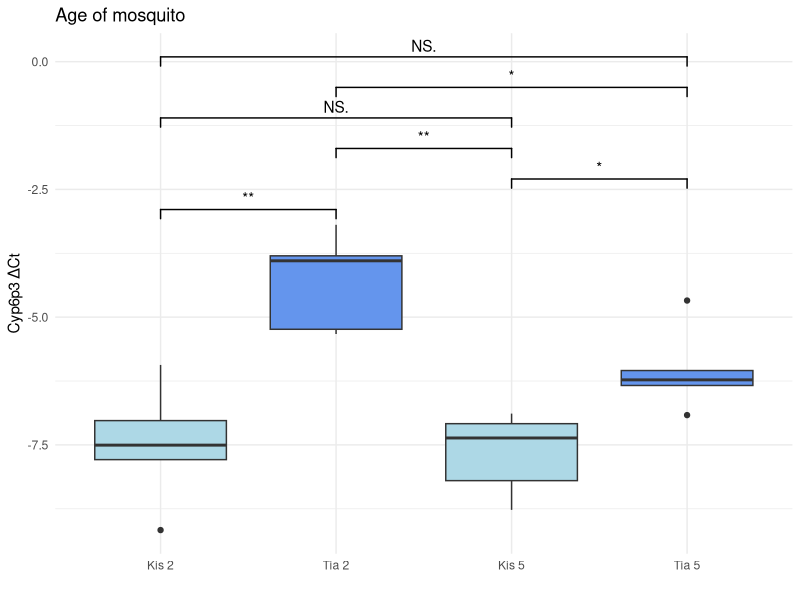
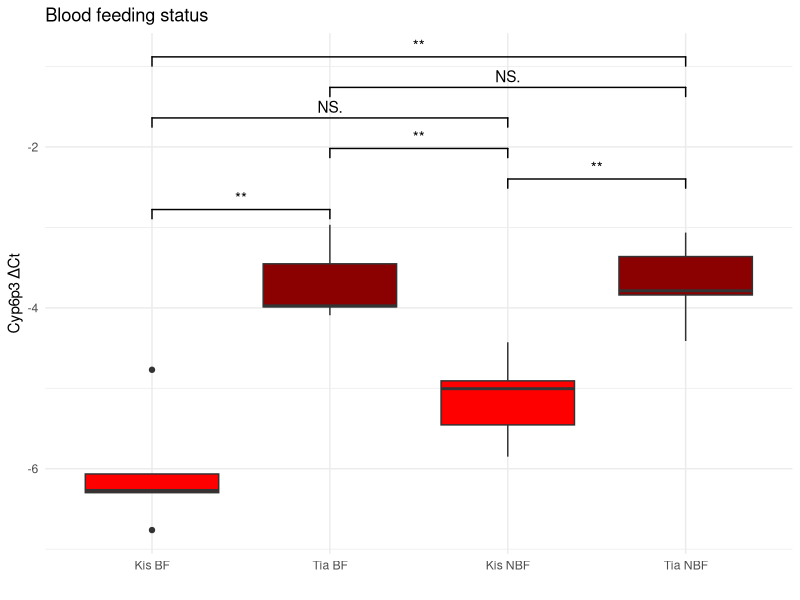
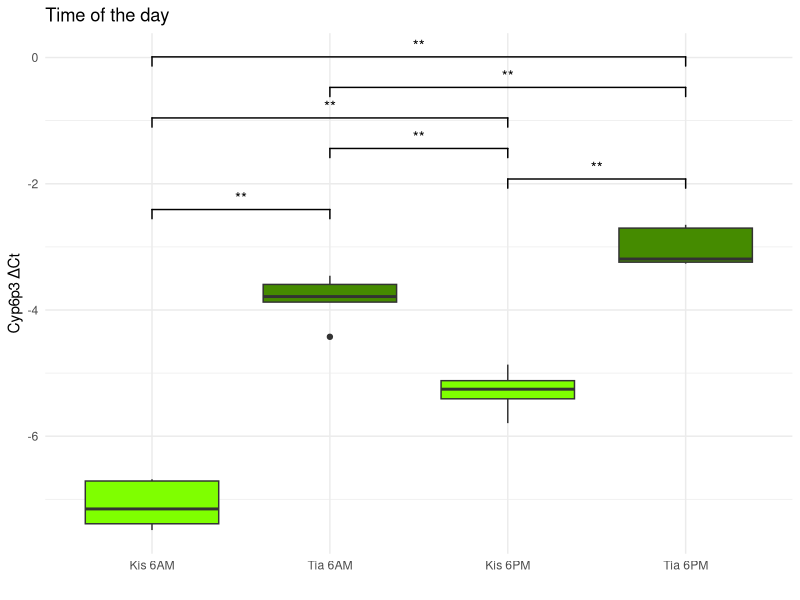
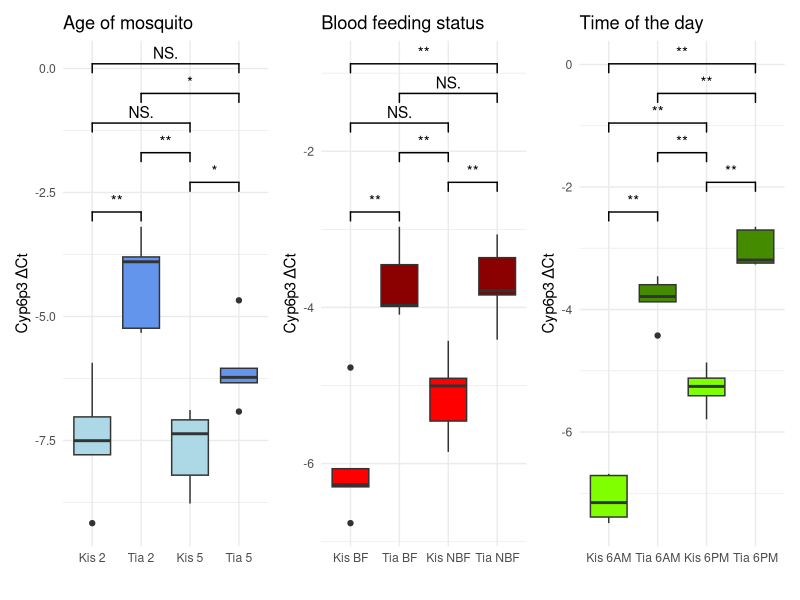
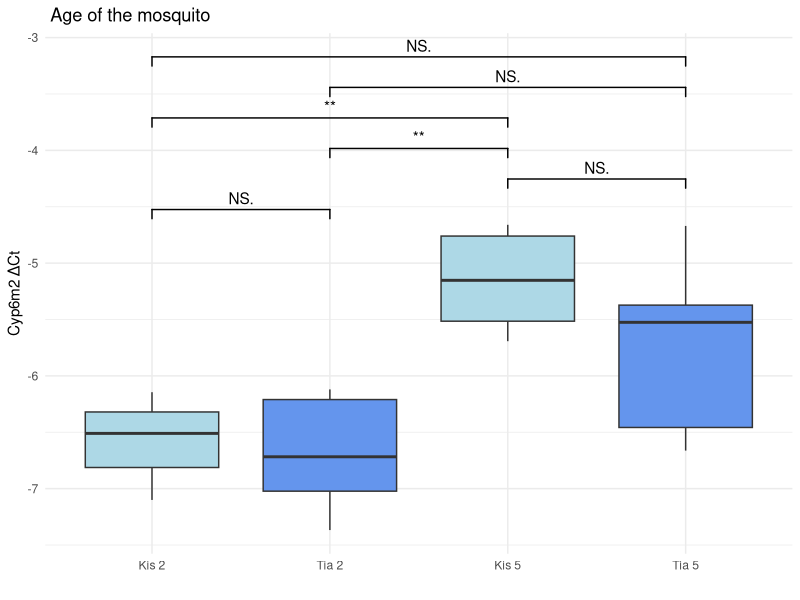
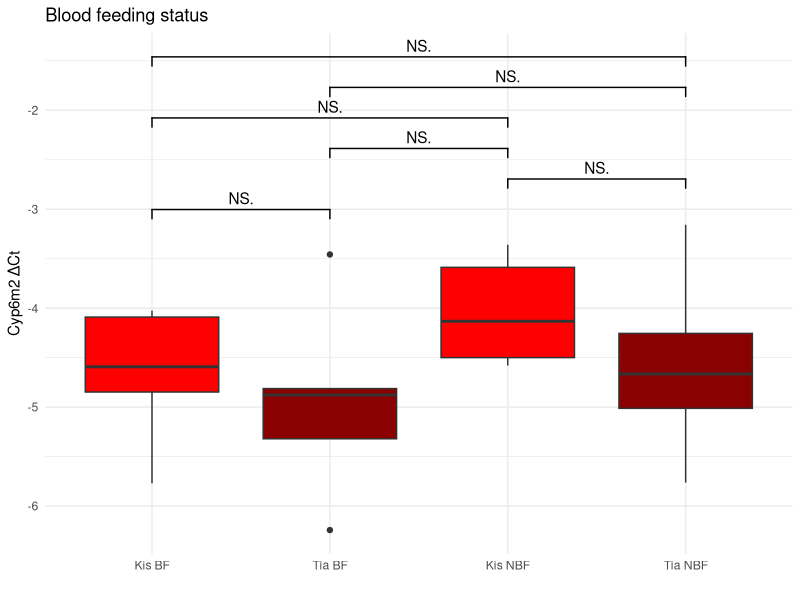
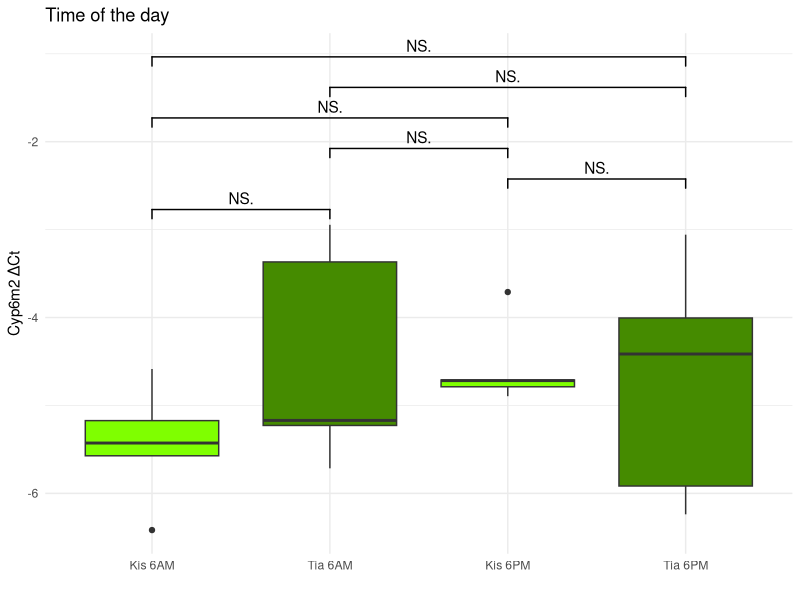
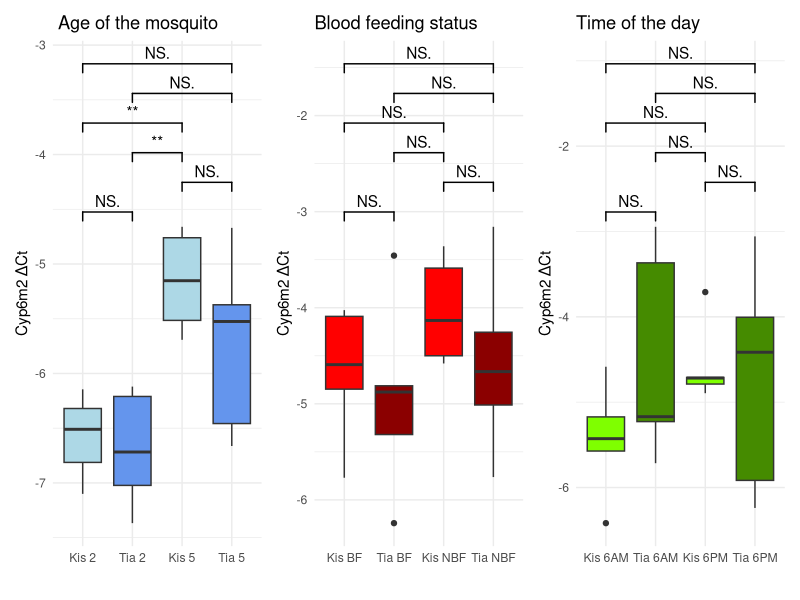

The R source for these figures, in order:

# Gene_expression_analysis_box plots for Cyp6p3, Cyp6m2 and Cyp6aa1
# 28/07/2024
# box plots



#pacman::p_load(rio,here,tidyverse,patchwork)


#load packages
library(readxl)
library(ggplot2)
library(ggsignif)
library(patchwork)

#working directory
setwd("C:/Users/justi/OneDrive/Desktop/Re_ Research project results")

library(readxl)
age_mosq <- read_excel("gene_expression_data.xlsx",
                       sheet = "Age of the mosquito condition")
View(gene_expression_data)

age_mosq<- read_excel("gene_expression_data.xlsx",
                      sheet = "Age of the mosquito condition")


blood_feeding <- read_excel("gene_expression_data.xlsx",
                            sheet = "Blood feeding status condition")

time_conditon <- read_excel("gene_expression_data.xlsx",
                            sheet = "Time of the day condition")


# create box plot for Cyp6p3--------------------------------------------------


age_mosq$Sample_Time <- paste(age_mosq$`Sample Name`, age_mosq$`Time of the day`, sep = " ")
# Ensure the order of levels for Sample_Time is set as desired
age_mosq$Sample_Time <- factor(age_mosq$Sample_Time, levels = c("Kisumu 2 Days", "Tiassale 2 Days", "Kisumu 5 Days", "Tiassale 5 Days"),
                               labels = c("Kis 2", "Tia 2", "Kis 5", "Tia 5"))


# Plot for age_mosq dataset with multiple comparisons
age_cyp6p3 <- ggplot(data = age_mosq,
                     aes(x = Sample_Time, y = Cyp6p3, fill = Sample_Time)) + # Added fill aesthetic
  geom_boxplot() +
  labs(x = "", y = 'Cyp6p3 ΔCt', title = "Age of mosquito") +
  geom_signif(comparisons = list(
    c("Kis 2", "Tia 2"),
    c("Kis 5", "Tia 5"),
    c("Tia 2", "Kis 5"),
    c("Kis 2", "Kis 5"),
    c("Tia 2", "Tia 5"),
    c("Kis 2", "Tia 5")),
    map_signif_level = TRUE, step_increase = 0.1) +  scale_fill_manual(values = c("Kis 2" = "lightblue", "Kis 5" = "lightblue",
                                                                                  "Tia 2" = "cornflowerblue", "Tia 5" = "cornflowerblue")) +
  theme_minimal() + theme(legend.position = "none")

ggsave(filename = "age_cyp6p3.png", plot = age_cyp6p3, device = "png", dpi = 300, width = 10, height = 7)

# Print the plot
print(age_cyp6p3)



#blood feeding status v gene expression


blood_feeding$Sample_Blood <- paste(blood_feeding$`Sample Name`, blood_feeding$`Blood-feeding status`, sep = " ")
# Ensure the order of levels for Sample_Blood is set as desired
blood_feeding$Sample_Blood <- factor(blood_feeding$Sample_Blood, levels = c("Kisumu Blood-fed", "Tiassale Blood-fed", "Kisumu Non-blood-fed", "Tiassale Non-blood-fed"),
                                     labels = c("Kis BF", "Tia BF", "Kis NBF", "Tia NBF"))

# Plot for blood_feeding dataset with multiple comparisons
blood_cyp6p3 <- ggplot(data = blood_feeding,
                       aes(x = Sample_Blood, y = Cyp6p3, fill = Sample_Blood)) + # Added fill aesthetic
  geom_boxplot() +
  labs(x = "", y = 'Cyp6p3 ΔCt', title = "Blood feeding status") +
  geom_signif(comparisons = list(
    c("Kis BF", "Tia BF"),
    c("Kis NBF", "Tia NBF"),
    c("Tia BF", "Kis NBF"),
    c("Kis BF", "Kis NBF"),
    c("Tia BF", "Tia NBF"),
    c("Kis BF", "Tia NBF")),
    map_signif_level = TRUE, step_increase = 0.1) +  scale_fill_manual(values = c("Kis BF" = "red", "Kis NBF" = "red",
                                                                                  "Tia BF" = "darkred", "Tia NBF" = "darkred")) +
  theme_minimal() + theme(legend.position = "none")

# Print the plot
print(blood_cyp6p3)


time_conditon$Sample_Time <- paste(time_conditon$`Sample Name`, time_conditon$`Time of the day`, sep = " ")
# Ensure the order of levels for Sample_Time is set as desired
time_conditon$Sample_Time <- factor(time_conditon$Sample_Time, levels = c("Kisumu 6AM", "Tiassale 6AM", "Kisumu 6PM", "Tiassale 6PM"),
                                    labels = c("Kis 6AM", "Tia 6AM", "Kis 6PM", "Tia 6PM"))


# Plot for time_conditon dataset with multiple comparisons
time_cyp6p3 <- ggplot(data = time_conditon,
                      aes(x = Sample_Time, y = Cyp6p3, fill = Sample_Time)) + # Added fill aesthetic
  geom_boxplot() +
  labs(x = "", y = 'Cyp6p3 ΔCt', title = "Time of the day") +
  geom_signif(comparisons = list(
    c("Kis 6AM", "Tia 6AM"),
    c("Kis 6PM", "Tia 6PM"),
    c("Tia 6AM", "Kis 6PM"),
    c("Kis 6AM", "Kis 6PM"),
    c("Tia 6AM", "Tia 6PM"),
    c("Kis 6AM", "Tia 6PM")),
    map_signif_level = TRUE, step_increase = 0.1) +  scale_fill_manual(values = c("Kis 6AM" = "chartreuse1", "Kis 6PM" = "chartreuse1",
                                                                                  "Tia 6AM" = "chartreuse4", "Tia 6PM" = "chartreuse4")) +
  theme_minimal() + theme(legend.position = "none")

# Print the plot
print(time_cyp6p3)


combined_cyp6p3 <- age_cyp6p3 + blood_cyp6p3 + time_cyp6p3

print(combined_cyp6p3)





# the mosquito v gene expression Cyp6m2 boxplots-----------------------------------------------------


age_mosq$Sample_Time <- paste(age_mosq$`Sample Name`, age_mosq$`Time of the day`, sep = " ")

# Ensure the order of levels for Sample_Time is set as desired
age_mosq$Sample_Time <- factor(age_mosq$Sample_Time, levels = c("Kisumu 2 Days", "Tiassale 2 Days", "Kisumu 5 Days", "Tiassale 5 Days"),
                               labels = c("Kis 2", "Tia 2", "Kis 5", "Tia 5"))


# Plot for age_mosq dataset with multiple comparisons
age_cyp6m2 <- ggplot(data = age_mosq,
                     aes(x = Sample_Time, y = Cyp6m2, fill = Sample_Time)) + # Added fill aesthetic
  geom_boxplot() +
  labs(x = "", y = 'Cyp6m2 ΔCt', title = " Age of the mosquito") +
  geom_signif(comparisons = list(
    c("Kis 2", "Tia 2"),
    c("Kis 5", "Tia 5"),
    c("Tia 2", "Kis 5"),
    c("Kis 2", "Kis 5"),
    c("Tia 2", "Tia 5"),
    c("Kis 2", "Tia 5")),
    map_signif_level = TRUE, step_increase = 0.1) +  scale_fill_manual(values = c("Kis 2" = "lightblue", "Kis 5" = "lightblue",
                                                                                  "Tia 2" = "cornflowerblue", "Tia 5" = "cornflowerblue")) +
  theme_minimal() + theme(legend.position = "none")

# Print the plot
print(age_cyp6m2)


#Blood feeding status v gene expression Cyp6m2


blood_feeding$Sample_Blood <- paste(blood_feeding$`Sample Name`, blood_feeding$`Blood-feeding status`, sep = " ")
# Ensure the order of levels for Sample_Blood is set as desired
blood_feeding$Sample_Blood <- factor(blood_feeding$Sample_Blood, levels = c("Kisumu Blood-fed", "Tiassale Blood-fed", "Kisumu Non-blood-fed", "Tiassale Non-blood-fed"),
                                     labels = c("Kis BF", "Tia BF", "Kis NBF", "Tia NBF"))

# Plot for blood_feeding dataset with multiple comparisons
blood_cyp6m2 <- ggplot(data = blood_feeding,
                       aes(x = Sample_Blood, y = Cyp6m2, fill = Sample_Blood)) + # Added fill aesthetic
  geom_boxplot() +
  labs(x = "", y = 'Cyp6m2 ΔCt', title = "Blood feeding status") +
  geom_signif(comparisons = list(
    c("Kis BF", "Tia BF"),
    c("Kis NBF", "Tia NBF"),
    c("Tia BF", "Kis NBF"),
    c("Kis BF", "Kis NBF"),
    c("Tia BF", "Tia NBF"),
    c("Kis BF", "Tia NBF")),
    map_signif_level = TRUE, step_increase = 0.1) +  scale_fill_manual(values = c("Kis BF" = "red", "Kis NBF" = "red",
                                                                                  "Tia BF" = "darkred", "Tia NBF" = "darkred")) +
  theme_minimal() + theme(legend.position = "none")


# Print the plot
print(blood_cyp6m2)



#Time of the day v gene expression Cyp6m2


time_conditon$Sample_Time <- paste(time_conditon$`Sample Name`, time_conditon$`Time of the day`, sep = " ")
# Ensure the order of levels for Sample_Time is set as desired
time_conditon$Sample_Time <- factor(time_conditon$Sample_Time, levels = c("Kisumu 6AM", "Tiassale 6AM", "Kisumu 6PM", "Tiassale 6PM"),
                                    labels = c("Kis 6AM", "Tia 6AM", "Kis 6PM", "Tia 6PM"))


# Plot for time_conditon dataset with multiple comparisons
time_cyp6m2 <- ggplot(data = time_conditon,
                      aes(x = Sample_Time, y = Cyp6m2, fill = Sample_Time)) + # Added fill aesthetic
  geom_boxplot() +
  labs(x = "", y = 'Cyp6m2 ΔCt', title = "Time of the day") +
  geom_signif(comparisons = list(
    c("Kis 6AM", "Tia 6AM"),
    c("Kis 6PM", "Tia 6PM"),
    c("Tia 6AM", "Kis 6PM"),
    c("Kis 6AM", "Kis 6PM"),
    c("Tia 6AM", "Tia 6PM"),
    c("Kis 6AM", "Tia 6PM")),
    map_signif_level = TRUE, step_increase = 0.1) +  scale_fill_manual(values = c("Kis 6AM" = "chartreuse1", "Kis 6PM" = "chartreuse1",
                                                                                  "Tia 6AM" = "chartreuse4", "Tia 6PM" = "chartreuse4")) +
  theme_minimal() + theme(legend.position = "none")

# Print the plot
print(time_cyp6m2)


combined_cyp6m2 <- age_cyp6m2 + blood_cyp6m2 + time_cyp6m2

print(combined_cyp6m2)



# the mosquito v gene expression Cyp6aa1--------------------------------------------------------


age_mosq$Sample_Time <- paste(age_mosq$`Sample Name`, age_mosq$`Time of the day`, sep = " ")
# Ensure the order of levels for Sample_Time is set as desired
age_mosq$Sample_Time <- factor(age_mosq$Sample_Time, levels = c("Kisumu 2 Days", "Tiassale 2 Days", "Kisumu 5 Days", "Tiassale 5 Days"),
                               labels = c("Kis 2", "Tia 2", "Kis 5", "Tia 5"))

# Plot for age_mosq dataset with multiple comparisons
age_cyp6aa1 <- ggplot(data = age_mosq,
                      aes(x = Sample_Time, y = Cyp6aa1, fill = Sample_Time)) + # Added fill aesthetic
  geom_boxplot() +
  labs(x = "", y = 'Cyp6aa1 ΔCt', title = "Age of the mosquito") +
  geom_signif(comparisons = list(
    c("Kis 2", "Tia 2"),
    c("Kis 5", "Tia 5"),
    c("Tia 2", "Kis 5"),
    c("Kis 2", "Kis 5"),
    c("Tia 2", "Tia 5"),
    c("Kis 2", "Tia 5")),
    map_signif_level = TRUE, step_increase = 0.1) +  scale_fill_manual(values = c("Kis 2" = "lightblue", "Kis 5" = "lightblue",
                                                                                  "Tia 2" = "cornflowerblue", "Tia 5" = "cornflowerblue")) +
  theme_minimal() + theme(legend.position = "none")

# Print the plot
print(age_cyp6aa1)



# the mosquito v gene expression Cyp6aa1


blood_feeding$Sample_Blood <- paste(blood_feeding$`Sample Name`, blood_feeding$`Blood-feeding status`, sep = " ")
# Ensure the order of levels for Sample_Blood is set as desired
blood_feeding$Sample_Blood <- factor(blood_feeding$Sample_Blood, levels = c("Kisumu Blood-fed", "Tiassale Blood-fed", "Kisumu Non-blood-fed", "Tiassale Non-blood-fed"),
                                     labels = c("Kis BF", "Tia BF", "Kis NBF", "Tia NBF"))

# Plot for blood_feeding dataset with multiple comparisons
blood_cyp6aa1 <- ggplot(data = blood_feeding,
                        aes(x = Sample_Blood, y = Cyp6aa1, fill = Sample_Blood)) + # Added fill aesthetic
  geom_boxplot() +
  labs(x = "", y = 'Cyp6aa1 ΔCt', title = "Blood feeding status") +
  geom_signif(comparisons = list(
    c("Kis BF", "Tia BF"),
    c("Kis NBF", "Tia NBF"),
    c("Tia BF", "Kis NBF"),
    c("Kis BF", "Kis NBF"),
    c("Tia BF", "Tia NBF"),
    c("Kis BF", "Tia NBF")),
    map_signif_level = TRUE, step_increase = 0.1) + scale_fill_manual(values = c("Kis BF" = "red", "Kis NBF" = "red",
                                                                                 "Tia BF" = "darkred", "Tia NBF" = "darkred")) +
  theme_minimal() + theme(legend.position = "none")

# Print the plot
print(blood_cyp6aa1)



#Time of the day v gene expression Cyp6aa1


time_conditon$Sample_Time <- paste(time_conditon$`Sample Name`, time_conditon$`Time of the day`, sep = " ")
# Ensure the order of levels for Sample_Time is set as desired
time_conditon$Sample_Time <- factor(time_conditon$Sample_Time, levels = c("Kisumu 6AM", "Tiassale 6AM", "Kisumu 6PM", "Tiassale 6PM"),
                                    labels = c("Kis 6AM", "Tia 6AM", "Kis 6PM", "Tia 6PM"))

# Plot for time_conditon dataset with multiple comparisons
time_cyp6aa1 <- ggplot(data = time_conditon,
                       aes(x = Sample_Time, y = Cyp6aa1, fill = Sample_Time)) + # Added fill aesthetic
  geom_boxplot() +
  labs(x = "", y = 'Cyp6aa1 ΔCt', title = "Time of the day") +
  geom_signif(comparisons = list(
    c("Kis 6AM", "Tia 6AM"),
    c("Kis 6PM", "Tia 6PM"),
    c("Tia 6AM", "Kis 6PM"),
    c("Kis 6AM", "Kis 6PM"),
    c("Tia 6AM", "Tia 6PM"),
    c("Kis 6AM", "Tia 6PM")),
    map_signif_level = TRUE, step_increase = 0.1) + scale_fill_manual(values = c("Kis 6AM" = "chartreuse1", "Kis 6PM" = "chartreuse1",
                                                                                  "Tia 6AM" = "chartreuse4", "Tia 6PM" = "chartreuse4")) +
  theme_minimal() + theme(legend.position = "none")

# Print the plot
print(time_cyp6aa1)


combined_cyp6aa1 <- age_cyp6aa1 + blood_cyp6aa1 + time_cyp6aa1

# final combined plots

combined_cyp6p3/combined_cyp6m2/combined_cyp6aa1






